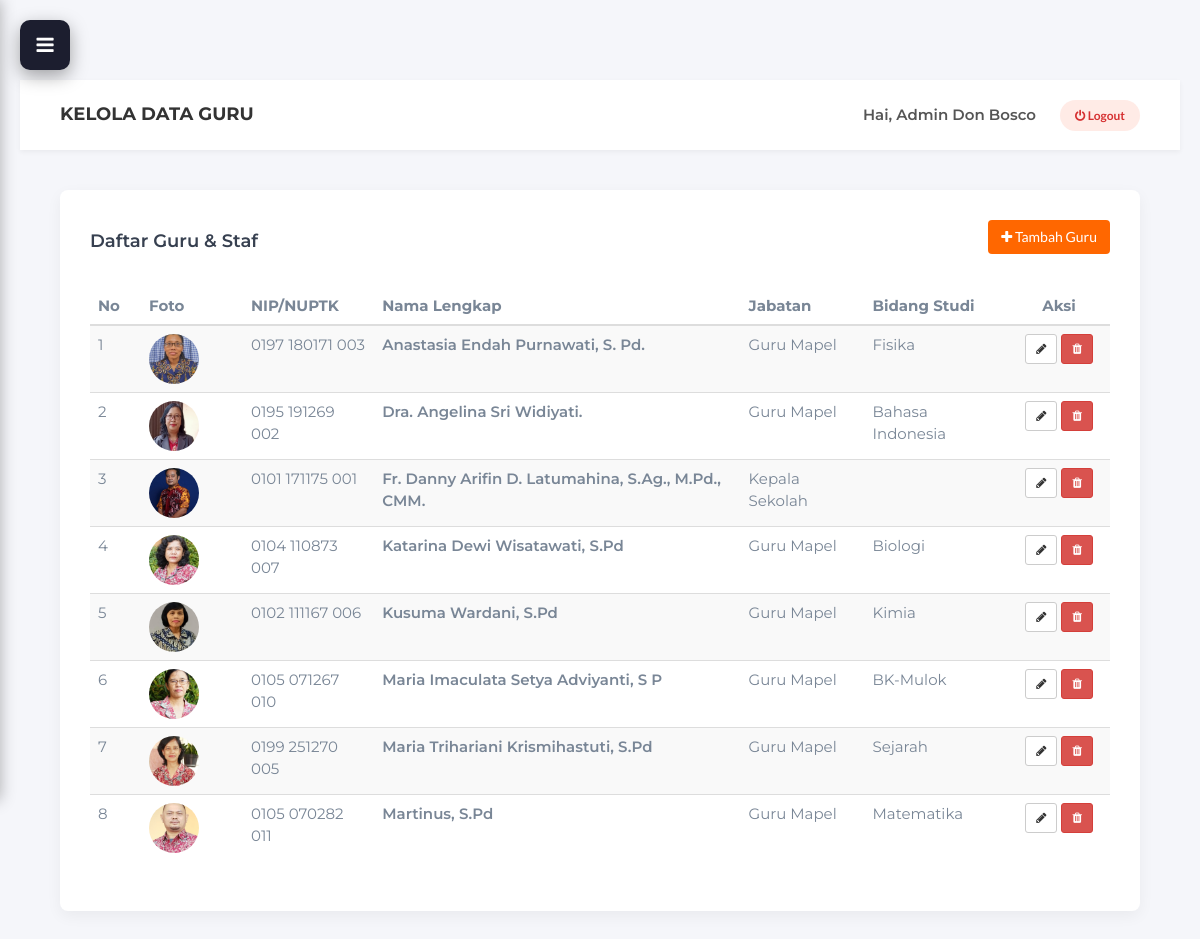
Screenshot of /admin/guru.php (signed in) with the database file from the repository.
### tables this page shows
CREATE TABLE `guru_staf` (
  `id_guru` int NOT NULL,
  `nip` varchar(50) DEFAULT NULL,
  `nama_lengkap` varchar(100) NOT NULL,
  `jabatan` varchar(50) NOT NULL,
  `bidang_studi` varchar(100) NOT NULL,
  `email` varchar(100) DEFAULT NULL,
  `foto` varchar(255) DEFAULT NULL
);

### controllers/AdminGuruController.php (called while the page is built, shortened)
<?php
require_once __DIR__ . '/../models/GuruModel.php';
class AdminGuruController {
    public function index() {
        $model = new GuruModel();
        $data_guru = $model->getAllGuruList();
        require_once '../views/admin/guru_index.php';
    }
}
?>

### models/GuruModel.php (called while the page is built, shortened)
<?php
require_once 'Database.php';
class GuruModel extends Database {
    public function getAllGuruList() {
        $sql = "SELECT id_guru, nip, nama_lengkap, jabatan, bidang_studi, email, foto
                  FROM guru_staf";
        $order = " ORDER BY nama_lengkap ASC";
        $final_sql = $sql . $order;
        $query = $this->query($final_sql);
        $data_guru = [];
        while ($row = mysqli_fetch_assoc($query)) {
            $data_guru[] = $row;
        }
        return $data_guru;
    }
}
?>

### models/Database.php (called while the page is built, shortened)
<?php
require_once __DIR__ . '/../Koneksi Database/koneksi.php';
class Database {
    protected $koneksi;
    public function __construct() {
        global $koneksi;
        $this->koneksi = $koneksi;
    }
    public function query($sql) {
        return mysqli_query($this->koneksi, $sql);
    }
}
?>

### views/admin/guru_index.php (the view, shortened to what this page needs)
<?php
require_once 'template/header.php';
require_once 'template/sidebar.php';
?>
<div class="main-content">
    <?php require_once 'template/topbar.php'; ?>
    <div class="content-wrapper">
        <div class="card-box">
            <div class="row" style="margin-bottom: 20px;">
                <div class="col-md-6"><h4>Daftar Guru & Staf</h4></div>
                <div class="col-md-6 text-right">
                    <a href="guru.php?aksi=tambah" class="btn btn-orange"><i class="fa fa-plus"></i> Tambah Guru</a>
                </div>
            </div>
            <div class="table-responsive">
                <table class="table table-hover table-striped">
                    <thead>
                        <tr>
                            <th width="5%">No</th>
                            <th width="10%">Foto</th>
                            <th>NIP/NUPTK</th>
                            <th>Nama Lengkap</th>
                            <th>Jabatan</th>
                            <th>Bidang Studi</th>
                            <th width="10%" class="text-center">Aksi</th>
                        </tr>
                    </thead>
                    <tbody>
                        <?php
                        $no = 1;
                        if (count($data_guru) > 0) {
                            foreach ($data_guru as $g) {
                                $img_path = "uploads/guru/" . $g['foto'];
                                if(empty($g['foto']) || !file_exists("../admin/" . $img_path)) {
                                    $img_show = "../img/course01.jpg";
                                } else {
                                    $img_show = $img_path;
                                }
                        ?>
                        <tr>
                            <td><?php echo $no++; ?></td>
                            <td><img src="<?php echo $img_show; ?>" width="50" style="border-radius: 50%; height: 50px; object-fit: cover;"></td>
                            <td><?php echo htmlspecialchars($g['nip']); ?></td>
                            <td style="font-weight:600;"><?php echo htmlspecialchars($g['nama_lengkap']); ?></td>
                            <td><?php echo htmlspecialchars($g['jabatan']); ?></td>
                            <td><?php echo htmlspecialchars($g['bidang_studi']); ?></td>
                            <td class="text-center">
                                <a href="guru.php?aksi=edit&id=<?php echo $g['id_guru']; ?>" class="btn btn-sm btn-default"><i class="fa fa-pencil"></i></a>
                                <a href="guru.php?aksi=hapus&id=<?php echo $g['id_guru']; ?>" class="btn btn-sm btn-danger" onclick="return confirm('Hapus data guru ini?')"><i class="fa fa-trash"></i></a>
                            </td>
                        </tr>
                        <?php
                            }
                        } else {
                            echo "<tr><td colspan='7' class='text-center'>Belum ada data guru.</td></tr>";
                        }
                        ?>
                    </tbody>
                </table>
            </div>
        </div>
    </div>
</div>
<?php require_once 'template/footer.php'; ?>

### css/style.css (style rules this page uses)
body { font-family: 'Montserrat', sans-serif; font-size: 15px; font-weight: 400; color: #798696; overflow-x:hidden; }
h1,h2,h3,h4,h5,h6 { margin-top: 12px; margin-bottom: 15px; font-weight: 600; color: #374050; }
h4 { font-size:18px; }
a { font-family: 'Lato', sans-serif; color: #374050; font-weight: 700; }

### css/header-custom.css (style rules this page uses)
html { scroll-behavior: smooth !important; }

### views/admin/template/header.php (style rules this page uses)
body { background-color: #f5f7fa; font-family: 'Montserrat', sans-serif; padding-top: 0; }
.main-content { margin-left: 260px; transition: all 0.3s; }
.content-wrapper { padding: 40px; }
.card-box { background: #fff; padding: 30px; border-radius: 8px; box-shadow: 0 5px 15px rgba(0,0,0,0.05); }
.btn-orange { background: #FF6700; color: #fff; border: none; }

### views/admin/template/sidebar.php (style rules this page uses)
.main-content { margin-left: 260px; transition: margin-left 0.3s ease; position: relative; min-height: 100vh; background: #f5f6fa; padding: 20px; padding-top: 80px; }
.main-content.full { margin-left: 0; }

### rows the page displays
guru_staf: foto (picture), nip "0197 180171 003", nama_lengkap "Anastasia Endah Purnawati, S. Pd.", jabatan "Guru Mapel", bidang_studi "Fisika"
guru_staf: foto (picture), nip "0195 191269 002", nama_lengkap "Dra. Angelina Sri Widiyati.", jabatan "Guru Mapel", bidang_studi "Bahasa Indonesia"
guru_staf: foto (picture), nip "0101 171175 001", nama_lengkap "Fr. Danny Arifin D. Latumahina, S.Ag., M.Pd., CMM.", jabatan "Kepala Sekolah"
guru_staf: foto (picture), nip "0104 110873 007", nama_lengkap "Katarina Dewi Wisatawati, S.Pd", jabatan "Guru Mapel", bidang_studi "Biologi"
guru_staf: foto (picture), nip "0102 111167 006", nama_lengkap "Kusuma Wardani, S.Pd", jabatan "Guru Mapel", bidang_studi "Kimia"
guru_staf: foto (picture), nip "0105 071267 010", nama_lengkap "Maria Imaculata Setya Adviyanti, S P", jabatan "Guru Mapel", bidang_studi "BK-Mulok"
guru_staf: foto (picture), nip "0199 251270 005", nama_lengkap "Maria Trihariani Krismihastuti, S.Pd", jabatan "Guru Mapel", bidang_studi "Sejarah"
guru_staf: foto (picture), nip "0105 070282 011", nama_lengkap "Martinus, S.Pd", jabatan "Guru Mapel", bidang_studi "Matematika"

### other values shown
$title "KELOLA DATA GURU"
$_SESSION['admin_nama'] "Admin Don Bosco"
